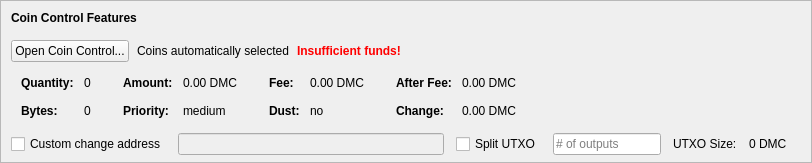
    <widget class="QFrame" name="frameCoinControl">
     <property name="sizePolicy">
      <sizepolicy hsizetype="Expanding" vsizetype="Expanding">
       <horstretch>0</horstretch>
       <verstretch>0</verstretch>
      </sizepolicy>
     </property>
     <property name="maximumSize">
      <size>
       <width>16777215</width>
       <height>16777215</height>
      </size>
     </property>
     <property name="frameShape">
      <enum>QFrame::StyledPanel</enum>
     </property>
     <property name="frameShadow">
      <enum>QFrame::Sunken</enum>
     </property>
     <layout class="QVBoxLayout" name="verticalLayoutCoinControl2">
      <property name="spacing">
       <number>0</number>
      </property>
      <property name="leftMargin">
       <number>0</number>
      </property>
      <property name="topMargin">
       <number>0</number>
      </property>
      <property name="rightMargin">
       <number>0</number>
      </property>
      <property name="bottomMargin">
       <number>6</number>
      </property>
      <item>
       <layout class="QVBoxLayout" name="verticalLayoutCoinControl" stretch="0,0,0,0,1">
        <property name="spacing">
         <number>0</number>
        </property>
        <property name="leftMargin">
         <number>10</number>
        </property>
        <property name="topMargin">
         <number>10</number>
        </property>
        <item>
         <layout class="QHBoxLayout" name="horizontalLayoutCoinControl1">
          <property name="bottomMargin">
           <number>15</number>
          </property>
          <item>
           <widget class="QLabel" name="labelCoinControlFeatures">
            <property name="sizePolicy">
             <sizepolicy hsizetype="Preferred" vsizetype="Maximum">
              <horstretch>0</horstretch>
              <verstretch>0</verstretch>
             </sizepolicy>
            </property>
            <property name="font">
             <font>
              <weight>75</weight>
              <bold>true</bold>
             </font>
            </property>
            <property name="styleSheet">
             <string notr="true">font-weight:bold;</string>
            </property>
            <property name="text">
             <string>Coin Control Features</string>
            </property>
           </widget>
          </item>
         </layout>
        </item>
        <item>
         <layout class="QHBoxLayout" name="horizontalLayoutCoinControl2" stretch="0,0,0,0">
          <property name="spacing">
           <number>8</number>
          </property>
          <property name="bottomMargin">
           <number>10</number>
          </property>
          <item>
           <widget class="QPushButton" name="pushButtonCoinControl">
            <property name="styleSheet">
             <string notr="true"/>
            </property>
            <property name="text">
             <string>Open Coin Control...</string>
            </property>
            <property name="autoDefault">
             <bool>false</bool>
            </property>
           </widget>
          </item>
          <item>
           <widget class="QLabel" name="labelCoinControlAutomaticallySelected">
            <property name="text">
             <string>Coins automatically selected</string>
            </property>
            <property name="margin">
             <number>5</number>
            </property>
           </widget>
          </item>
          <item>
           <widget class="QLabel" name="labelCoinControlInsuffFunds">
            <property name="font">
             <font>
              <weight>75</weight>
              <bold>true</bold>
             </font>
            </property>
            <property name="styleSheet">
             <string notr="true">color:red;font-weight:bold;</string>
            </property>
            <property name="text">
             <string>Insufficient funds!</string>
            </property>
            <property name="margin">
             <number>5</number>
            </property>
           </widget>
          </item>
          <item>
           <spacer name="horizontalSpacerCoinControl">
            <property name="orientation">
             <enum>Qt::Horizontal</enum>
            </property>
            <property name="sizeHint" stdset="0">
             <size>
              <width>40</width>
              <height>1</height>
             </size>
            </property>
           </spacer>
          </item>
         </layout>
        </item>
        <item>
         <widget class="QWidget" name="widgetCoinControl" native="true">
          <property name="sizePolicy">
           <sizepolicy hsizetype="Preferred" vsizetype="Preferred">
            <horstretch>0</horstretch>
            <verstretch>0</verstretch>
           </sizepolicy>
          </property>
          <property name="minimumSize">
           <size>
            <width>0</width>
            <height>0</height>
           </size>
          </property>
          <property name="styleSheet">
           <string notr="true"/>
          </property>
          <layout class="QHBoxLayout" name="horizontalLayoutCoinControl5">
           <property name="leftMargin">
            <number>0</number>
           </property>
           <property name="topMargin">
            <number>0</number>
           </property>
           <property name="rightMargin">
            <number>0</number>
           </property>
           <property name="bottomMargin">
            <number>0</number>
           </property>
           <item>
            <layout class="QHBoxLayout" name="horizontalLayoutCoinControl3" stretch="0,0,0,1">
             <property name="spacing">
              <number>20</number>
             </property>
             <property name="topMargin">
              <number>0</number>
             </property>
             <property name="bottomMargin">
              <number>10</number>
             </property>
             <item>
              <layout class="QFormLayout" name="formLayoutCoinControl1">
               <property name="horizontalSpacing">
                <number>10</number>
               </property>
               <property name="verticalSpacing">
                <number>14</number>
               </property>
               <property name="leftMargin">
                <number>10</number>
               </property>
               <property name="topMargin">
                <number>4</number>
               </property>
               <property name="rightMargin">
                <number>6</number>
               </property>
               <item row="0" column="0">
                <widget class="QLabel" name="labelCoinControlQuantityText">
                 <property name="font">
                  <font>
                   <weight>75</weight>
                   <bold>true</bold>
                  </font>
                 </property>
                 <property name="text">
                  <string>Quantity:</string>
                 </property>
                 <property name="margin">
                  <number>0</number>
                 </property>
                </widget>
               </item>
               <item row="0" column="1">
                <widget class="QLabel" name="labelCoinControlQuantity">
                 <property name="cursor">
                  <cursorShape>IBeamCursor</cursorShape>
                 </property>
                 <property name="contextMenuPolicy">
                  <enum>Qt::ActionsContextMenu</enum>
                 </property>
                 <property name="text">
                  <string notr="true">0</string>
                 </property>
                 <property name="margin">
                  <number>0</number>
                 </property>
                 <property name="textInteractionFlags">
                  <set>Qt::LinksAccessibleByMouse|Qt::TextSelectableByKeyboard|Qt::TextSelectableByMouse</set>
                 </property>
                </widget>
               </item>
               <item row="1" column="0">
                <widget class="QLabel" name="labelCoinControlBytesText">
                 <property name="font">
                  <font>
                   <weight>75</weight>
                   <bold>true</bold>
                  </font>
                 </property>
                 <property name="text">
                  <string>Bytes:</string>
                 </property>
                </widget>
               </item>
               <item row="1" column="1">
                <widget class="QLabel" name="labelCoinControlBytes">
                 <property name="cursor">
                  <cursorShape>IBeamCursor</cursorShape>
                 </property>
                 <property name="contextMenuPolicy">
                  <enum>Qt::ActionsContextMenu</enum>
                 </property>
                 <property name="text">
                  <string notr="true">0</string>
                 </property>
                 <property name="textInteractionFlags">
                  <set>Qt::LinksAccessibleByMouse|Qt::TextSelectableByKeyboard|Qt::TextSelectableByMouse</set>
                 </property>
                </widget>
               </item>
              </layout>
             </item>
             <item>
              <layout class="QFormLayout" name="formLayoutCoinControl2">
               <property name="horizontalSpacing">
                <number>10</number>
               </property>
               <property name="verticalSpacing">
                <number>14</number>
               </property>
               <property name="leftMargin">
                <number>6</number>
               </property>
               <property name="topMargin">
                <number>4</number>
               </property>
               <property name="rightMargin">
                <number>6</number>
               </property>
               <item row="0" column="0">
                <widget class="QLabel" name="labelCoinControlAmountText">
                 <property name="font">
                  <font>
                   <weight>75</weight>
                   <bold>true</bold>
                  </font>
                 </property>
                 <property name="text">
                  <string>Amount:</string>
                 </property>
                 <property name="margin">
                  <number>0</number>
                 </property>
                </widget>
               </item>
               <item row="0" column="1">
                <widget class="QLabel" name="labelCoinControlAmount">
                 <property name="cursor">
                  <cursorShape>IBeamCursor</cursorShape>
                 </property>
                 <property name="contextMenuPolicy">
                  <enum>Qt::ActionsContextMenu</enum>
                 </property>
                 <property name="text">
                  <string notr="true">0.00 DMC</string>
                 </property>
                 <property name="textInteractionFlags">
                  <set>Qt::LinksAccessibleByMouse|Qt::TextSelectableByKeyboard|Qt::TextSelectableByMouse</set>
                 </property>
                </widget>
               </item>
               <item row="1" column="0">
                <widget class="QLabel" name="labelCoinControlPriorityText">
                 <property name="font">
                  <font>
                   <weight>75</weight>
                   <bold>true</bold>
                  </font>
                 </property>
                 <property name="text">
                  <string>Priority:</string>
                 </property>
                </widget>
               </item>
               <item row="1" column="1">
                <widget class="QLabel" name="labelCoinControlPriority">
                 <property name="cursor">
                  <cursorShape>IBeamCursor</cursorShape>
                 </property>
                 <property name="contextMenuPolicy">
                  <enum>Qt::ActionsContextMenu</enum>
                 </property>
                 <property name="text">
                  <string>medium</string>
                 </property>
                 <property name="textInteractionFlags">
                  <set>Qt::LinksAccessibleByMouse|Qt::TextSelectableByKeyboard|Qt::TextSelectableByMouse</set>
                 </property>
                </widget>
               </item>
              </layout>
             </item>
             <item>
              <layout class="QFormLayout" name="formLayoutCoinControl3">
               <property name="horizontalSpacing">
                <number>10</number>
               </property>
               <property name="verticalSpacing">
                <number>14</number>
               </property>
               <property name="leftMargin">
                <number>6</number>
               </property>
               <property name="topMargin">
                <number>4</number>
               </property>
               <property name="rightMargin">
                <number>6</number>
               </property>
               <item row="0" column="0">
                <widget class="QLabel" name="labelCoinControlFeeText">
                 <property name="font">
                  <font>
                   <weight>75</weight>
                   <bold>true</bold>
                  </font>
                 </property>
                 <property name="text">
                  <string>Fee:</string>
                 </property>
                 <property name="margin">
                  <number>0</number>
                 </property>
                </widget>
               </item>
               <item row="0" column="1">
                <widget class="QLabel" name="labelCoinControlFee">
                 <property name="cursor">
                  <cursorShape>IBeamCursor</cursorShape>
                 </property>
                 <property name="contextMenuPolicy">
                  <enum>Qt::ActionsContextMenu</enum>
                 </property>
                 <property name="text">
                  <string notr="true">0.00 DMC</string>
                 </property>
                 <property name="textInteractionFlags">
                  <set>Qt::LinksAccessibleByMouse|Qt::TextSelectableByKeyboard|Qt::TextSelectableByMouse</set>
                 </property>
                </widget>
               </item>
               <item row="1" column="0">
                <widget class="QLabel" name="labelCoinControlLowOutputText">
                 <property name="font">
                  <font>
                   <weight>75</weight>
                   <bold>true</bold>
                  </font>
                 </property>
                 <property name="text">
                  <string>Dust:</string>
                 </property>
                </widget>
               </item>
               <item row="1" column="1">
                <widget class="QLabel" name="labelCoinControlLowOutput">
                 <property name="cursor">
                  <cursorShape>IBeamCursor</cursorShape>
                 </property>
                 <property name="contextMenuPolicy">
                  <enum>Qt::ActionsContextMenu</enum>
                 </property>
                 <property name="text">
                  <string>no</string>
                 </property>
                 <property name="textInteractionFlags">
                  <set>Qt::LinksAccessibleByMouse|Qt::TextSelectableByKeyboard|Qt::TextSelectableByMouse</set>
                 </property>
                </widget>
               </item>
              </layout>
             </item>
             <item>
              <layout class="QFormLayout" name="formLayoutCoinControl4">
               <property name="horizontalSpacing">
                <number>10</number>
               </property>
               <property name="verticalSpacing">
                <number>14</number>
               </property>
               <property name="leftMargin">
                <number>6</number>
               </property>
               <property name="topMargin">
                <number>4</number>
               </property>
               <property name="rightMargin">
                <number>6</number>
               </property>
               <item row="0" column="0">
                <widget class="QLabel" name="labelCoinControlAfterFeeText">
                 <property name="font">
                  <font>
                   <weight>75</weight>
                   <bold>true</bold>
                  </font>
                 </property>
                 <property name="text">
                  <string>After Fee:</string>
                 </property>
                 <property name="margin">
                  <number>0</number>
                 </property>
                </widget>
               </item>
               <item row="0" column="1">
                <widget class="QLabel" name="labelCoinControlAfterFee">
                 <property name="cursor">
                  <cursorShape>IBeamCursor</cursorShape>
                 </property>
                 <property name="contextMenuPolicy">
                  <enum>Qt::ActionsContextMenu</enum>
                 </property>
                 <property name="text">
                  <string notr="true">0.00 DMC</string>
                 </property>
                 <property name="textInteractionFlags">
                  <set>Qt::LinksAccessibleByMouse|Qt::TextSelectableByKeyboard|Qt::TextSelectableByMouse</set>
                 </property>
                </widget>
               </item>
               <item row="1" column="0">
                <widget class="QLabel" name="labelCoinControlChangeText">
                 <property name="font">
                  <font>
                   <weight>75</weight>
                   <bold>true</bold>
                  </font>
                 </property>
                 <property name="text">
                  <string>Change:</string>
                 </property>
                </widget>
               </item>
               <item row="1" column="1">
                <widget class="QLabel" name="labelCoinControlChange">
                 <property name="cursor">
                  <cursorShape>IBeamCursor</cursorShape>
                 </property>
                 <property name="contextMenuPolicy">
                  <enum>Qt::ActionsContextMenu</enum>
                 </property>
                 <property name="text">
                  <string notr="true">0.00 DMC</string>
                 </property>
                 <property name="textInteractionFlags">
                  <set>Qt::LinksAccessibleByMouse|Qt::TextSelectableByKeyboard|Qt::TextSelectableByMouse</set>
                 </property>
                </widget>
               </item>
              </layout>
             </item>
            </layout>
           </item>
          </layout>
         </widget>
        </item>
        <item>
         <layout class="QHBoxLayout" name="horizontalLayoutCoinControl4" stretch="0,0,0,0,0,0,0">
          <property name="spacing">
           <number>12</number>
          </property>
          <property name="sizeConstraint">
           <enum>QLayout::SetDefaultConstraint</enum>
          </property>
          <property name="topMargin">
           <number>5</number>
          </property>
          <property name="rightMargin">
           <number>5</number>
          </property>
          <item>
           <widget class="QCheckBox" name="checkBoxCoinControlChange">
            <property name="toolTip">
             <string>If this is activated, but the change address is empty or invalid, change will be sent to a newly generated address.</string>
            </property>
            <property name="text">
             <string>Custom change address</string>
            </property>
           </widget>
          </item>
          <item>
           <widget class="QValidatedLineEdit" name="lineEditCoinControlChange">
            <property name="enabled">
             <bool>false</bool>
            </property>
            <property name="sizePolicy">
             <sizepolicy hsizetype="Expanding" vsizetype="Fixed">
              <horstretch>0</horstretch>
              <verstretch>0</verstretch>
             </sizepolicy>
            </property>
           </widget>
          </item>
          <item>
           <widget class="QCheckBox" name="splitBlockCheckBox">
            <property name="text">
             <string>Split UTXO</string>
            </property>
           </widget>
          </item>
          <item>
           <widget class="QLineEdit" name="splitBlockLineEdit">
            <property name="sizePolicy">
             <sizepolicy hsizetype="Fixed" vsizetype="Fixed">
              <horstretch>50</horstretch>
              <verstretch>0</verstretch>
             </sizepolicy>
            </property>
            <property name="placeholderText">
             <string># of outputs</string>
            </property>
           </widget>
          </item>
          <item>
           <widget class="QLabel" name="labelBlockSizeText">
            <property name="text">
             <string>UTXO Size:</string>
            </property>
           </widget>
          </item>
          <item>
           <widget class="QLabel" name="labelBlockSize">
            <property name="text">
             <string>0 DMC</string>
            </property>
           </widget>
          </item>
          <item>
           <widget class="QLabel" name="labelCoinControlChangeLabel">
            <property name="sizePolicy">
             <sizepolicy hsizetype="Preferred" vsizetype="Expanding">
              <horstretch>0</horstretch>
              <verstretch>0</verstretch>
             </sizepolicy>
            </property>
            <property name="minimumSize">
             <size>
              <width>0</width>
              <height>0</height>
             </size>
            </property>
            <property name="text">
             <string/>
            </property>
            <property name="margin">
             <number>3</number>
            </property>
           </widget>
          </item>
         </layout>
        </item>
        <item>
         <spacer name="verticalSpacerCoinControl">
          <property name="orientation">
           <enum>Qt::Vertical</enum>
          </property>
          <property name="sizeHint" stdset="0">
           <size>
            <width>800</width>
            <height>1</height>
           </size>
          </property>
         </spacer>
        </item>
       </layout>
      </item>
     </layout>
    </widget>
